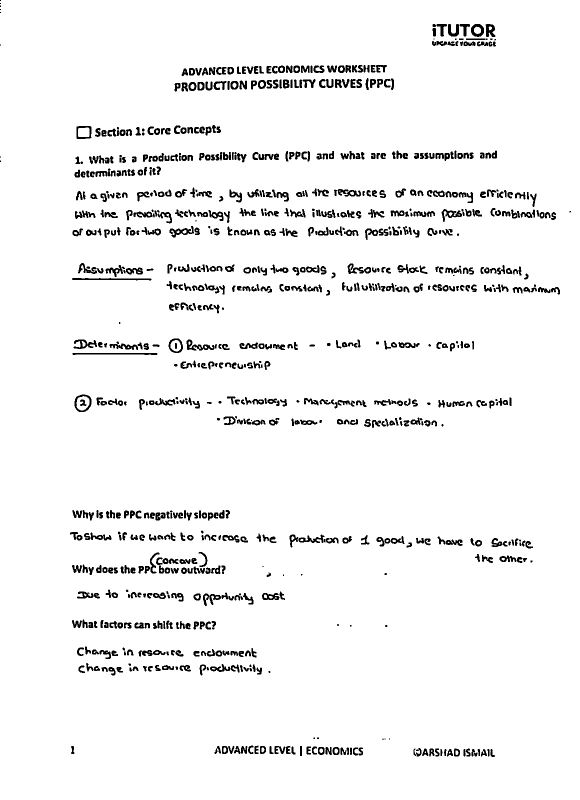
#> input picture GradingEngine/proc_test_handwriting.jpeg, 1160 x 1600 px (shown at 1/2 size); its folder holds only this picture in this run
$ python -i ocr_service.py   (imports and definitions only)
#> lines starting #> are read from the running program, lines starting #| are printed output that depends on the picture; after the words box and inside, x2 and y2 are one past the last pixel; in counts of white or black regions, pixels touching at a corner belong together
import os
import tempfile
import uuid
from pathlib import Path

import cv2
import asyncio
import requests
import numpy as np
import pypdfium2 as pdfium
from dotenv import load_dotenv

_GRADING_ROOT = Path(__file__).resolve().parents[2]
# [1 line not run here, left out]

OCR_TOKEN = os.getenv("OCR_TOKEN")
OCR_SPACE_URL = "https://api.ocr.space/parse/image"


def deskew_image(img):
    """
    Adaptive deskew:
    1) Try minAreaRect angle from text foreground.
    2) Fallback to Hough-line angle if minAreaRect is weak/near-zero.
    3) Clamp to plausible range to avoid over-rotation.
    """
    # [19 lines left out: function _estimate_hough_angle, not called in this run]

    # Binarize with text as white for foreground extraction.
    _, binary_inv = cv2.threshold(
        img, 0, 255, cv2.THRESH_BINARY_INV + cv2.THRESH_OTSU
    )
    coords = np.column_stack(np.where(binary_inv > 0))
    angle = None

    if coords.shape[0] >= 200:
        rect_angle = cv2.minAreaRect(coords)[-1]
        if rect_angle < -45:
            rect_angle = 90 + rect_angle
        # minAreaRect can be noisy on handwriting; trust only moderate angles.
        if 0.3 <= abs(rect_angle) <= 30:
            angle = float(rect_angle)

    # Fallback when minAreaRect is unavailable or too close to zero.
    if angle is None:
        hough_angle = _estimate_hough_angle(img)
        if hough_angle is not None:
            angle = hough_angle

    if angle is None:
        return img

    # Ignore tiny corrections and clamp to a safe max.
    if abs(angle) < 0.3:
        return img
    angle = float(np.clip(angle, -30, 30))

    h, w = img.shape[:2]
    center = (w // 2, h // 2)
    # Rotate in the opposite direction of detected skew.
    matrix = cv2.getRotationMatrix2D(center, -angle, 1.0)
    return cv2.warpAffine(
        img,
        matrix,
        (w, h),
        flags=cv2.INTER_CUBIC,
        borderMode=cv2.BORDER_REPLICATE,
    )


# [37 lines left out: functions convert_pdf_to_images, _ocr_filetype, not called in this run]


def _process_image_light(image_path: str, *, work_dir: str | None = None) -> str:
    """Light cleanup: grayscale + mild deskew. Safer for phone photos than hard binarize."""
#> called with image_path = '../../proc_test_handwriting.jpeg'
    img = cv2.imread(image_path)
#> img is the input picture: shape (1600, 1160, 3); min 0, max 255, mean 242.9
    if img is None:
        raise RuntimeError(f"Unable to read image: {image_path}")

    # Downscale huge phone photos — OCR.Space often returns blank on oversized uploads.
    h, w = img.shape[:2]
#> h = 1600; w = 1160
    max_side = max(h, w)
#> max_side = 1600
    if max_side > 2200:
        scale = 2200.0 / max_side
        img = cv2.resize(
            img,
            (max(1, int(w * scale)), max(1, int(h * scale))),
            interpolation=cv2.INTER_AREA,
        )

    gray = cv2.cvtColor(img, cv2.COLOR_BGR2GRAY)
    straightened = deskew_image(gray)
#> in deskew_image, `_, binary_inv = cv2.threshold( img, 0, 255, cv2.THRESH_BINARY_INV + cv..`:
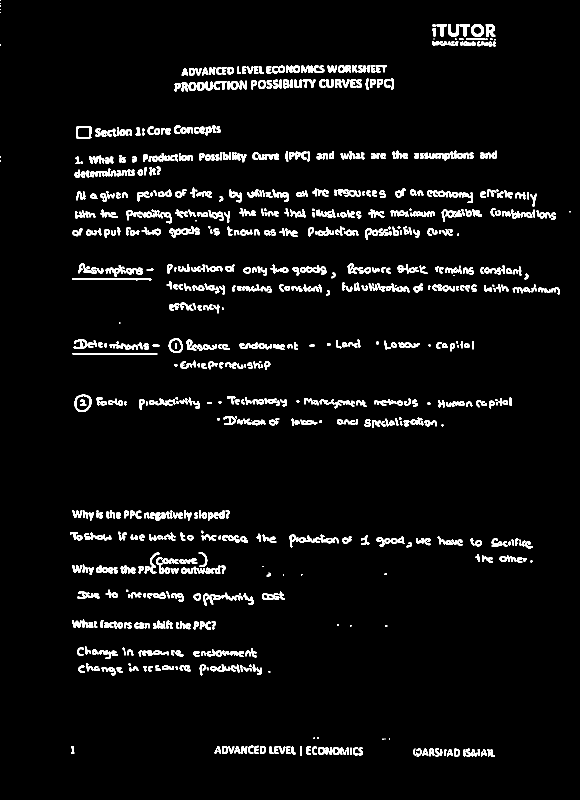
#> binary_inv: shape (1600, 1160) (shown at 1/2 size); 4.7% white; 891 white regions (69 under 20 px), largest, box (x1, y1, x2, y2) and area: (145, 706, 315, 710) 534, (144, 556, 303, 561) 513, (373, 679, 429, 701) 497
#> in deskew_image, `coords = np.column_stack(np.where(binary_inv > 0))`: coords = 88065 pairs, first value 0 to 1513, second value 0 to 1141
#> in deskew_image, `rect_angle = cv2.minAreaRect(coords)[-1]`: rect_angle = -0.501
#> in deskew_image, `matrix = cv2.getRotationMatrix2D(center, -angle, 1.0)`: matrix = [[1, 0.00875, -6.98], [-0.00875, 1, 5.11]]
#> in deskew_image, `return cv2.warpAffine( img, matrix, (w, h), flags=cv2.INTER_CUBIC, bor..`:
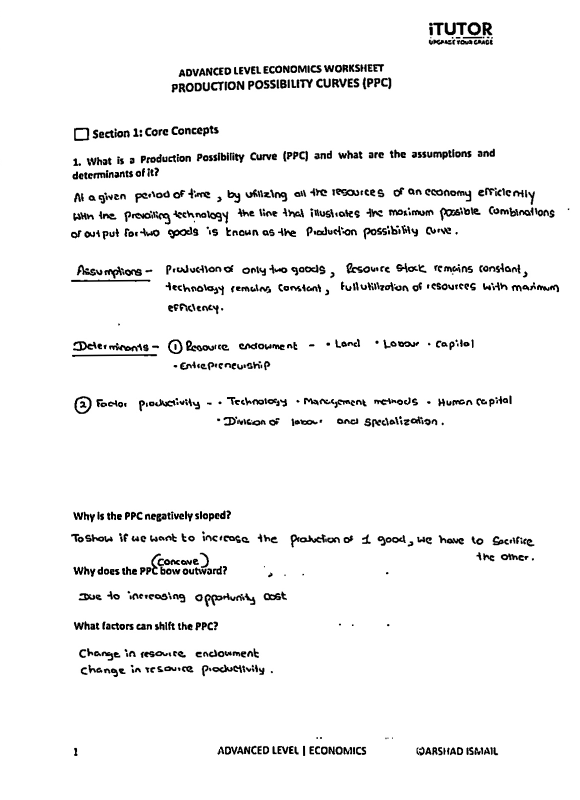
#> returned value: shape (1600, 1160) (shown at 1/2 size); min 0, max 255, mean 242.9
    # Mild denoise only — avoid adaptiveThreshold/erode which wipe WhatsApp handwriting.
    denoised = cv2.fastNlMeansDenoising(straightened, None, 8, 7, 21)

    out_dir = work_dir or tempfile.mkdtemp(prefix="ocr_proc_")
    token = uuid.uuid4().hex[:8]
    # Always write PNG so OCR.Space gets a real image payload with matching FileType.
    processed_filename = os.path.join(
        out_dir, f"proc_{token}_{Path(image_path).stem}.png"
    )
    ok = cv2.imwrite(processed_filename, denoised)
    if not ok:
        raise RuntimeError(f"Failed to write processed image: {processed_filename}")
    return processed_filename


# [92 lines left out: functions _prepare_original_for_ocr, _mime_for_filetype, _query_ocr_space_sync, not called in this run]


# [9 lines not run here, left out]


# [9 lines left out: function _is_usable_ocr, not called in this run]


# [83 lines not run here, left out]

>>> result = _process_image_light('../../proc_test_handwriting.jpeg')
